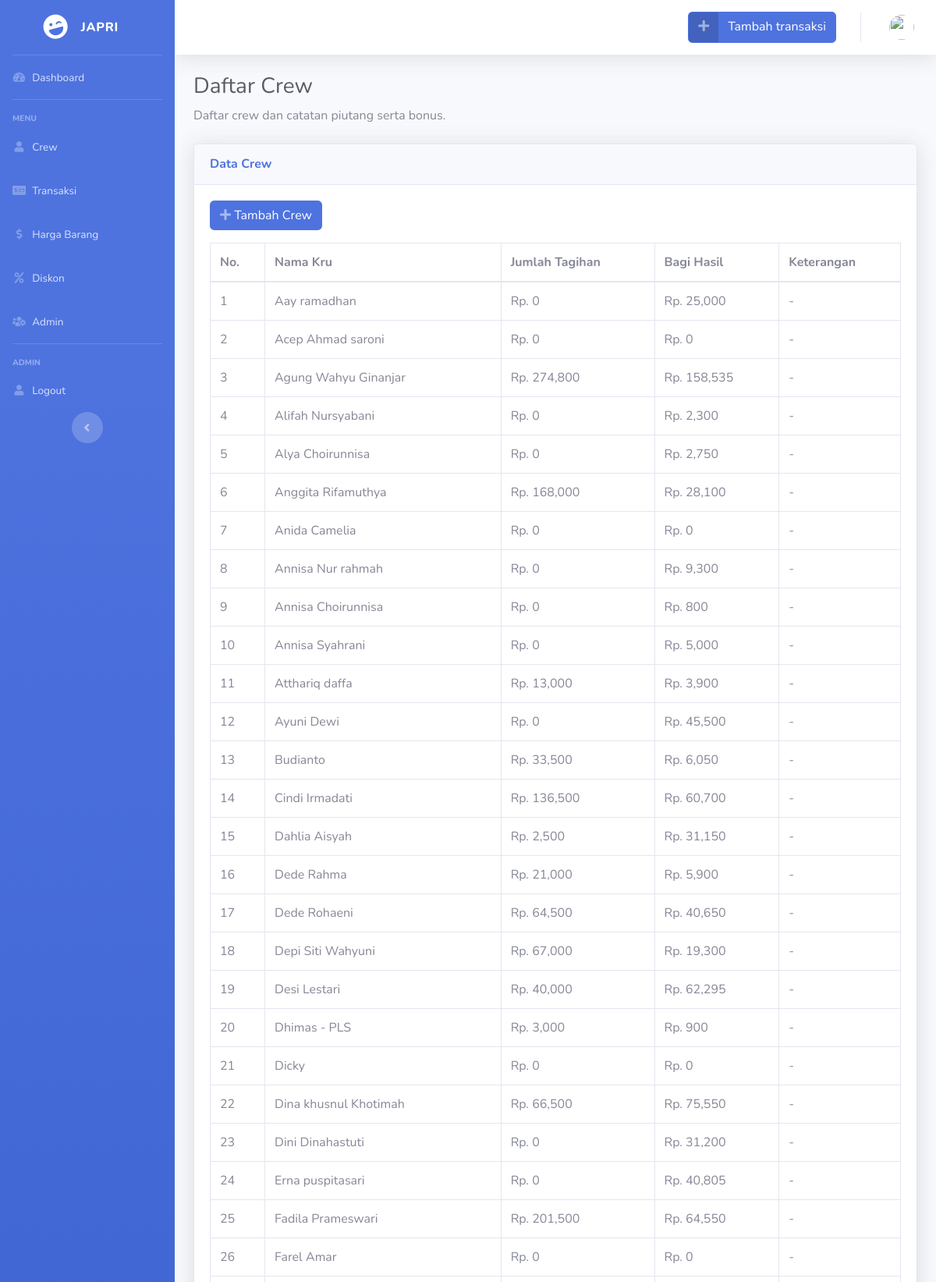
Screenshot of /index.php/crew (upper part) with the database file from the repository.
### tables this page shows
CREATE TABLE `crew` (
  `id_crew` int(11) NOT NULL,
  `nama` varchar(100) NOT NULL,
  `piutang` bigint(9) NOT NULL,
  `bagihasil` bigint(9) NOT NULL,
  `keterangan` text NOT NULL
);

### application/controllers/Crew.php (called while the page is built, shortened)
<?php
class Crew extends CI_Controller
{
    public function __construct()
    {
        $this->load->model('crew_model');
    }
    public function index()
    {
        $data['title'] = "Dashboard | JAPRI";
        $data['page'] = "dashboard";
        $data['sesi'] = "crew";
        $this->load->view('template/content', $data);
    }
}

### index.php (called while the page is built, shortened)
<?php
require_once BASEPATH.'core/CodeIgniter.php';

### application/views/sesi/crew.php (the view, shortened to what this page needs)
<div class="container-fluid">
  <h1 class="h3 mb-2 text-gray-800">Daftar Crew</h1>
  <p class="mb-4">Daftar crew dan catatan piutang serta bonus.</p>
  <div class="card shadow mb-4">
    <div class="card-header py-3">
      <h6 class="m-0 font-weight-bold text-primary">Data Crew</h6>
    </div>
    <div class="card-body">
      <div class="table-responsive">
        <a href="" class="btn btn-primary mb-3" data-toggle="modal" data-target="#newMenuModal">
          <span class="icon text-white-50">
            <i class="fas fa-plus"></i>
          </span>
          <span class="text">Tambah Crew</span>
        </a>
        <table class="table table-bordered" id="dataTable" width="100%" cellspacing="0">
          <thead>
            <tr>
              <th>No.</th>
              <th>Nama Kru</th>
              <th>Jumlah Tagihan</th>
              <th>Bagi Hasil</th>
              <th>Keterangan</th>
            </tr>
          </thead>
          <tbody>
            <?php
            $query = $this->db->query("SELECT * FROM `crew`");
            $n = 1;
            foreach ($query->result() as $row) {
              echo "
                    <tr>
                        <td>" . $n . "</td>
                        <td>" . $row->nama . "</td>
                        <td>Rp. " . number_format($row->piutang) . "</td>
                        <td>Rp. " . number_format($row->bagihasil) . "</td>
                        <td>" . $row->keterangan . "</td>
                    </tr>";
              $n++;
            }
            ?>
          </tbody>
        </table>
      </div>
    </div>
  </div>
</div>

### application/views/template/content.php (shortened to what this page needs)
<!DOCTYPE html>
<html lang="en">
<?php $this->view('template/head'); ?>
<?php $this->view('page/' . $page); ?>
</html>

### application/views/template/head.php (shortened to what this page needs)
<head>
  <link href="<?= base_url(); ?>asset/vendor/fontawesome-free/css/all.min.css" rel="stylesheet" type="text/css">
  <link href="<?= base_url(); ?>asset/css/sb-admin-2.min.css" rel="stylesheet">
  <link href="<?= base_url('asset/css/main.css'); ?>" rel="stylesheet">
  <link href="<?php echo base_url(); ?>asset/css/sb-admin-2.min.css" rel="stylesheet">
  <link href="<?php echo base_url('asset/css/main.css'); ?>" rel="stylesheet">
  <link href="<?php echo base_url('asset/css/jquery-ui.min.css'); ?>" rel="stylesheet">
</head>

### application/views/page/dashboard.php (shortened to what this page needs)
<body id="page-top">
  <div id="wrapper">
    <?php $this->view('page/menu') ?>
    <div id="content-wrapper" class="d-flex flex-column">
      <div id="content">
        <?php $this->view('page/nav'); ?>
        <?php $this->view('sesi/' . $sesi); ?>
      </div>
    </div>
  </div>

### application/views/page/menu.php
<ul class="navbar-nav bg-gradient-primary sidebar sidebar-dark accordion" id="accordionSidebar">
  <a class="sidebar-brand d-flex align-items-center justify-content-center" href="index.html">
    <div class="sidebar-brand-icon rotate-n-15">
      <i class="fas fa-laugh-wink"></i>
    </div>
    <div class="sidebar-brand-text mx-3">JAPRI</div>
  </a>
  <hr class="sidebar-divider my-0">
  <li class="nav-item">
    <a class="nav-link" href="<?= base_url('dashboard'); ?>">
      <i class="fas fa-fw fa-tachometer-alt"></i>
      <span>Dashboard</span></a>
  </li>
  <hr class="sidebar-divider">
  <div class="sidebar-heading">
    Menu
  </div>
  <li class="nav-item">
    <a class="nav-link" href="<?= base_url('crew'); ?>">
      <i class="fas fa-fw fa-user"></i>
      <span>Crew</span></a>
  </li>
  <li class="nav-item">
    <a class="nav-link" href="<?= base_url('transaksi'); ?>">
      <i class="fas fa-fw fa-money-check-alt"></i>
      <span>Transaksi</span>
    </a>
  </li>
  <li class="nav-item">
    <a class="nav-link" href="<?= base_url('harga'); ?>">
      <i class="fas fa-fw fa-dollar-sign"></i>
      <span>Harga Barang</span>
    </a>
  </li>
  <li class="nav-item">
    <a class="nav-link" href="<?= base_url('diskon'); ?>">
      <i class="fas fa-fw fa-percent"></i>
      <span>Diskon</span>
    </a>
  </li>
  <li class="nav-item">
    <a class="nav-link" href="<?= base_url('admin'); ?>">
      <i class="fas fa-fw fa-users-cog"></i>
      <span>Admin</span>
    </a>
  </li>
  <hr class="sidebar-divider d-none d-md-block">
  <div class="sidebar-heading">
    Admin
  </div>
  <li class="nav-item">
    <a class="nav-link" href="<?= base_url('login/logout'); ?>">
      <i class="fas fa-fw fa-user"></i>
      <span>Logout</span>
    </a>
  </li>
  <div class="text-center d-none d-md-inline">
    <button class="rounded-circle border-0" id="sidebarToggle"></button>
  </div>
</ul>

### application/views/page/nav.php (shortened to what this page needs)
<nav class="navbar navbar-expand navbar-light bg-white topbar mb-4 static-top shadow">
  <ul class="navbar-nav ml-auto">
    <a href="<?= base_url('transaksi/tambah'); ?>" class="btn btn-primary btn-icon-split addItem">
      <span class="icon text-white-50">
        <i class="fas fa-plus"></i>
      </span>
      <span class="text">Tambah transaksi</span>
    </a>
    <li class="nav-item dropdown no-arrow">
      <a class="nav-link dropdown-toggle" href="#" id="userDropdown" role="button" data-toggle="dropdown" aria-haspopup="true" aria-expanded="false">
        <img class="img-profile rounded-circle" src="https://source.unsplash.com/QAB-WJcbgJk/60x60">
      </a>
    </li>
  </ul>
</nav>

### asset/css/main.css (style rules this page uses)
.addItem { height: 40px; margin: 15px; }

### rows the page displays
crew: nama "Aay ramadhan", piutang "0", bagihasil "25,000", keterangan "-"
crew: nama "Acep Ahmad saroni", piutang "0", bagihasil "0", keterangan "-"
crew: nama "Agung Wahyu Ginanjar", piutang "274,800", bagihasil "158,535", keterangan "-"
crew: nama "Alifah Nursyabani", piutang "0", bagihasil "2,300", keterangan "-"
crew: nama "Alya Choirunnisa", piutang "0", bagihasil "2,750", keterangan "-"
crew: nama "Anggita Rifamuthya", piutang "168,000", bagihasil "28,100", keterangan "-"
crew: nama "Anida Camelia", piutang "0", bagihasil "0", keterangan "-"
crew: nama "Annisa Nur rahmah", piutang "0", bagihasil "9,300", keterangan "-"
crew: nama "Annisa Choirunnisa", piutang "0", bagihasil "800", keterangan "-"
crew: nama "Annisa Syahrani", piutang "0", bagihasil "5,000", keterangan "-"
crew: nama "Atthariq daffa", piutang "13,000", bagihasil "3,900", keterangan "-"
crew: nama "Ayuni Dewi", piutang "0", bagihasil "45,500", keterangan "-"
crew: nama "Budianto", piutang "33,500", bagihasil "6,050", keterangan "-"
crew: nama "Cindi Irmadati", piutang "136,500", bagihasil "60,700", keterangan "-"
crew: nama "Dahlia Aisyah", piutang "2,500", bagihasil "31,150", keterangan "-"
crew: nama "Dede Rahma", piutang "21,000", bagihasil "5,900", keterangan "-"
crew: nama "Dede Rohaeni", piutang "64,500", bagihasil "40,650", keterangan "-"
crew: nama "Depi Siti Wahyuni", piutang "67,000", bagihasil "19,300", keterangan "-"
crew: nama "Desi Lestari", piutang "40,000", bagihasil "62,295", keterangan "-"
crew: nama "Dhimas - PLS", piutang "3,000", bagihasil "900", keterangan "-"
crew: nama "Dicky", piutang "0", bagihasil "0", keterangan "-"
crew: nama "Dina khusnul Khotimah", piutang "66,500", bagihasil "75,550", keterangan "-"
crew: nama "Dini Dinahastuti", piutang "0", bagihasil "31,200", keterangan "-"
crew: nama "Erna puspitasari", piutang "0", bagihasil "40,805", keterangan "-"
crew: nama "Fadila Prameswari", piutang "201,500", bagihasil "64,550", keterangan "-"
crew: nama "Farel Amar", piutang "0", bagihasil "0", keterangan "-"
